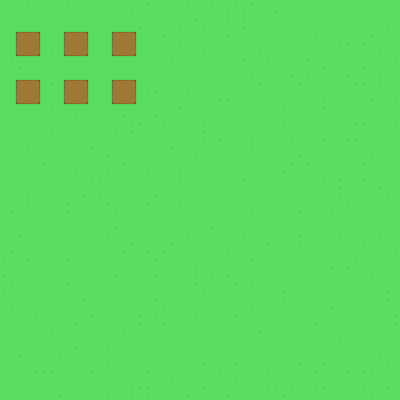

A 2D game scene composited from a Tiled map and its tileset images. What follows is a short description and the map's XML, with each tile layer's data collapsed to a summary:
An orthogonal 50x50 tile map with 8x8 px tiles, 2 tile layers (Background, Lots), 1 hidden layer not drawn, 2 tilesets.

<map version="1.0" tiledversion="1.0.2" orientation="orthogonal" renderorder="right-down" width="50" height="50" tilewidth="8" tileheight="8" nextobjectid="1">
 <tileset firstgid="1" source="Tileset.tsx" />
 <tileset firstgid="101" source="Sprites.tsx" />
 <layer name="Background" width="50" height="50">
  <data>[2500 cells, 2500 non-empty, 22 distinct tile ids]</data>
 </layer>
 <layer name="Lots" width="50" height="50">
  <data>[2500 cells, 54 non-empty, 9 distinct tile ids]</data>
 </layer>
 <layer name="Sprites" width="50" height="50" visible="0">
  <data>[2500 cells, 81 non-empty, 81 distinct tile ids]</data>
 </layer>
</map>
